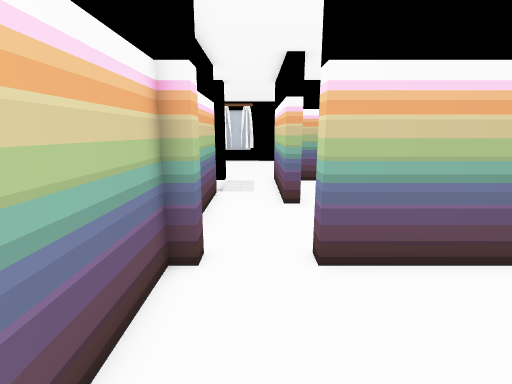
View 1 (above)

23 first-person views from a walk through a level from a Godot 3-D game. The camera is 1.3 m above the floor, tilts 12° down and sees 85° across. The floor is counted in squares, 0.5 m on a side. Each view is taken from the middle of a square. On the plan, view 1 faces up. The plan holds only what a view shows up to about 19 squares ahead; the rest is blank. The place goes on beyond the plan. Some surface patterns are stand-ins.

View 2
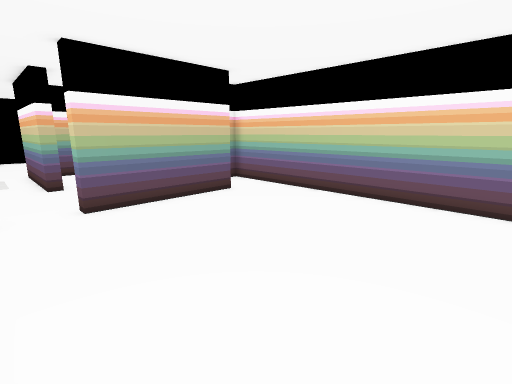

View 3
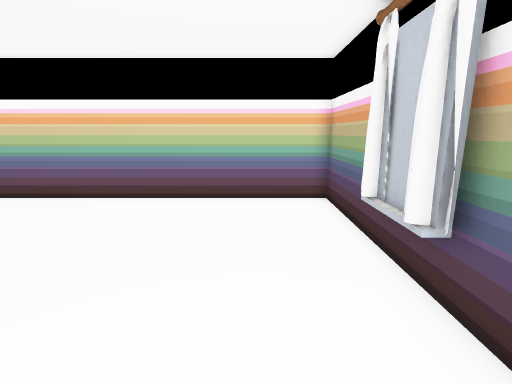

View 4
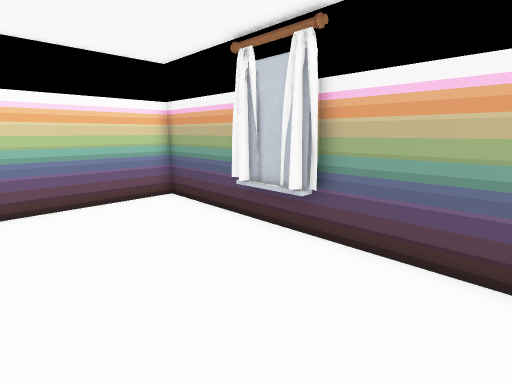

View 5
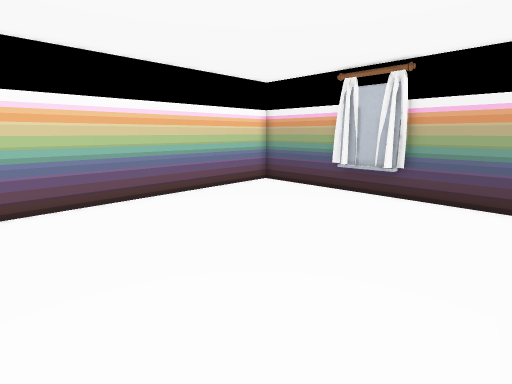

View 6
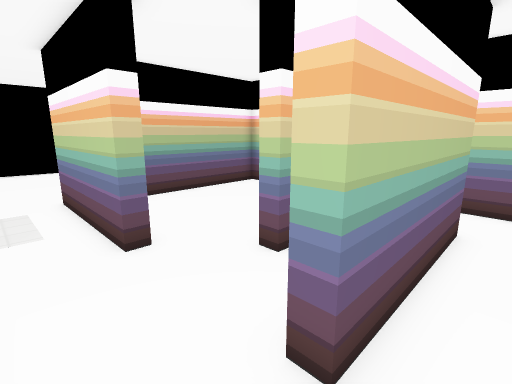

View 7
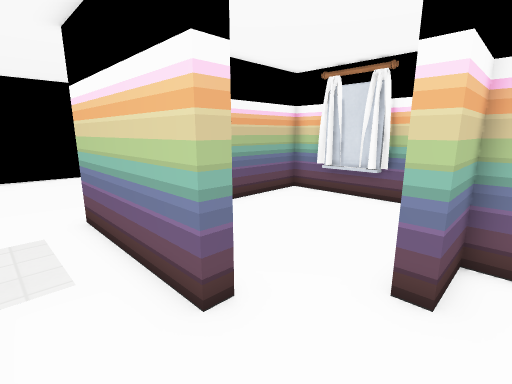

View 8
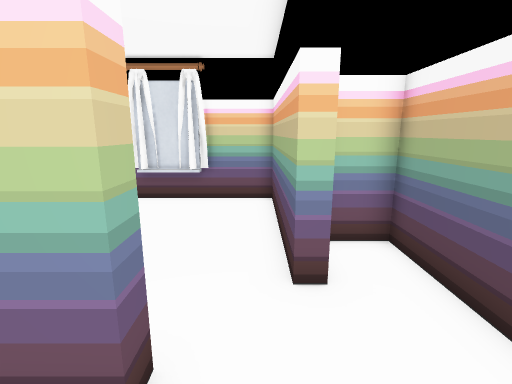

View 9
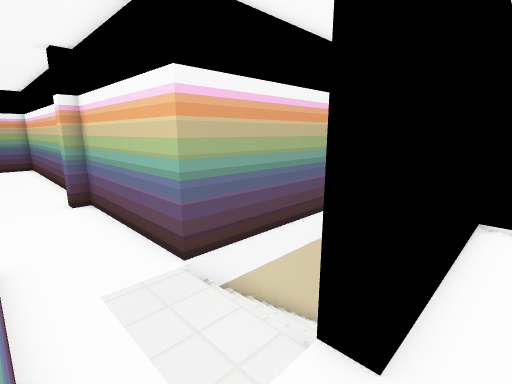

View 10
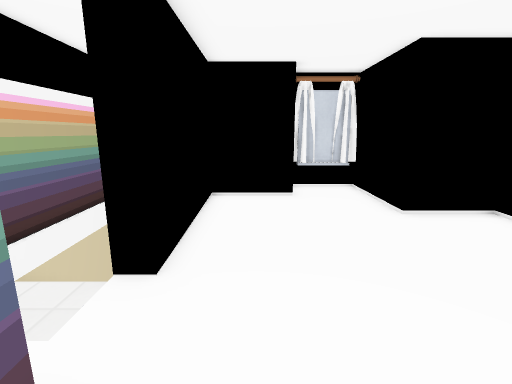

View 11
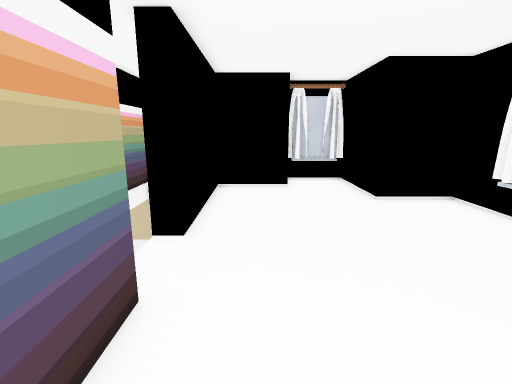

View 12
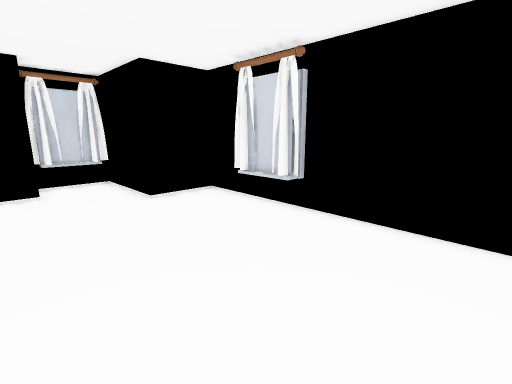

View 13
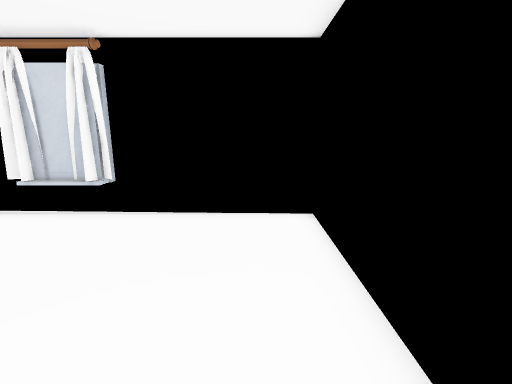

View 14
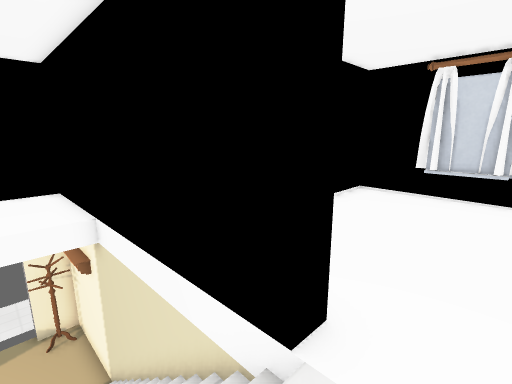

View 15
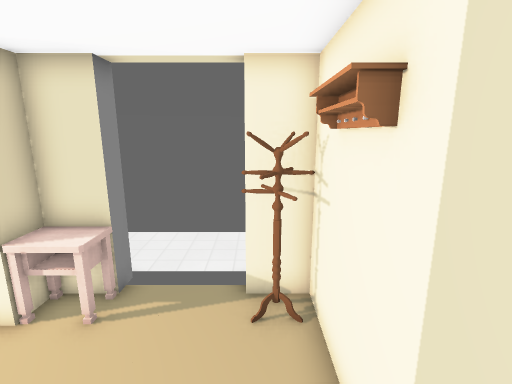

View 16
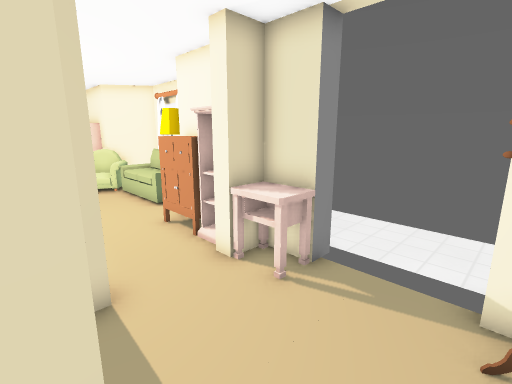

View 17
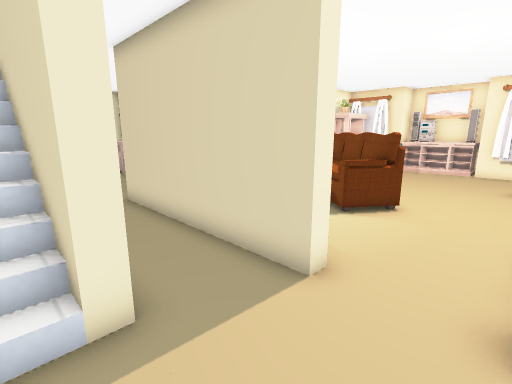

View 18
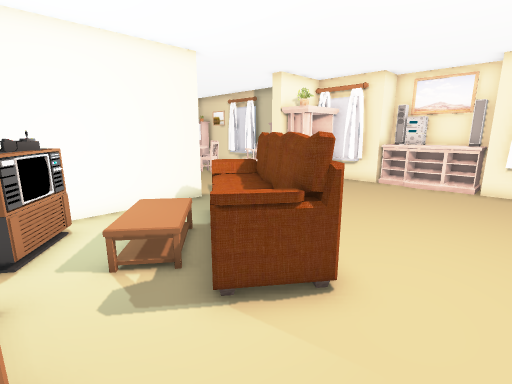

View 19
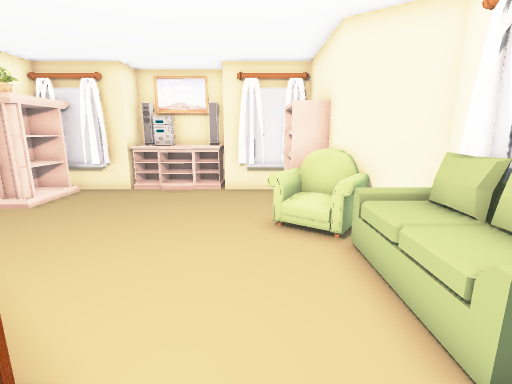

View 20
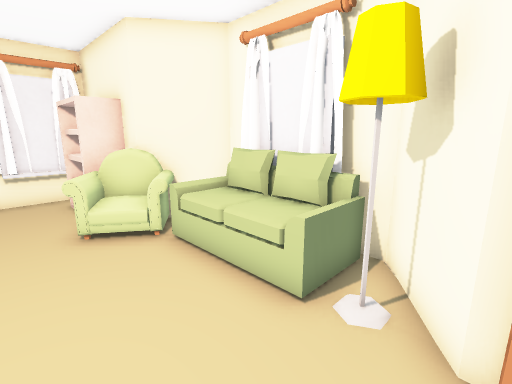

View 21
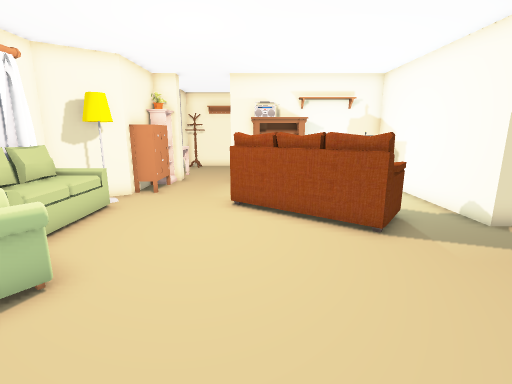

View 22
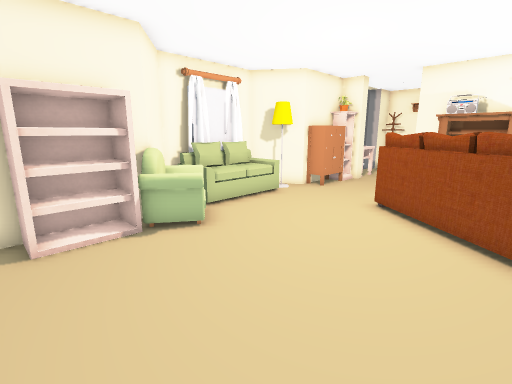

View 23
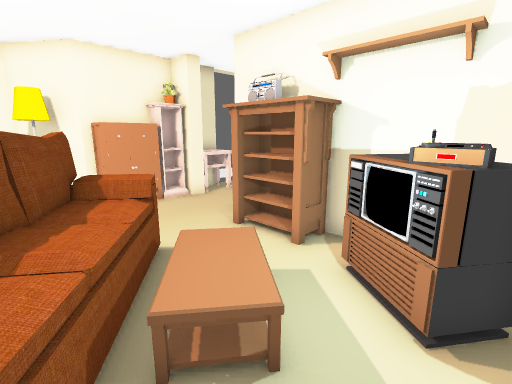

### Floor plan
Key: @ floor where view 1 was taken; # wall or solid block; x gap in a wall; . main floor; - floor 2.75 m lower than the main floor; _ floor 3.25 m lower than the main floor; / step, stairs or slope; = window, fence, low wall or low ledge; ^ raised ledge; C cabinet; L lamp; A armchair; H chair; S shelf; P speaker; R radio.
Columns run from 17 left of view 1 to 10 right of it. Each row starts with its distance up from view 1.
 26              ## #   #
 25             ..####.....
 24             ...........
 23        #    ...........
 22        #...............
 21        #...............
 20        ##..............
 19          ..............
 18           ........... .
 17           ............
 16                #..###
 15    #############..##########
 14  _###__ //   ///..# .......#
 13  _______////////..# .......#
 12  _ _____########..# .......#
 11  _##________   _..# .......#
 10  _#^^___________..##.......#
  9    ^x__#########...........#
  8    C#__#RRSS####.....#######
  7    CC___SSS ####......##  .#
  6    CC_______#####.###### ..#
  5  ##CC___A_//___##.#######..#
  4 ##LL____AAA-/__#...........#
  3 #ALL___AAAAA___#...........#
  2 ^AAA____AAAAA__#...........#
  1  AAA_____AAAA__#...........#
  0 ^AAA_______AA___.@.........#
 -1 #AAH___________ ...........#
 -2 ####=_________  ...........#
 -3  ##H#H________  ...........#
 -4    HH_________  ...........#
 -5    SS________SS#...........#
 -6    SS________SS#...........#
 -7    #=#______#S##....#=#....#
 -8     ^^#CCCC##^#######^######
 -9        PCRP#
-10        #####

Positions as (right, up) in squares from view 1, and headings:
1: (0, 0), facing up
2: (-1, -5), facing up-right
3: (-1, -5), facing right
4: (-1, -2), facing down-right
5: (-1, 4), facing down-right
6: (-1, 4), facing up-right
7: (-1, 7), facing up-right
8: (-1, 9), facing right
9: (1, 17), facing down-left
10: (3, 18), facing left
11: (5, 18), facing left
12: (5, 18), facing up-left
13: (4, 17), facing up
14: (0, 13), facing up-left
15: (-8, 14), facing left
16: (-9, 14), facing down-left
17: (-13, 13), facing down-right
18: (-12, 7), facing down-right
19: (-12, 5), facing down
20: (-11, 5), facing down-left
21: (-9, -7), facing up
22: (-6, -7), facing up-left
23: (-3, 2), facing up-left
